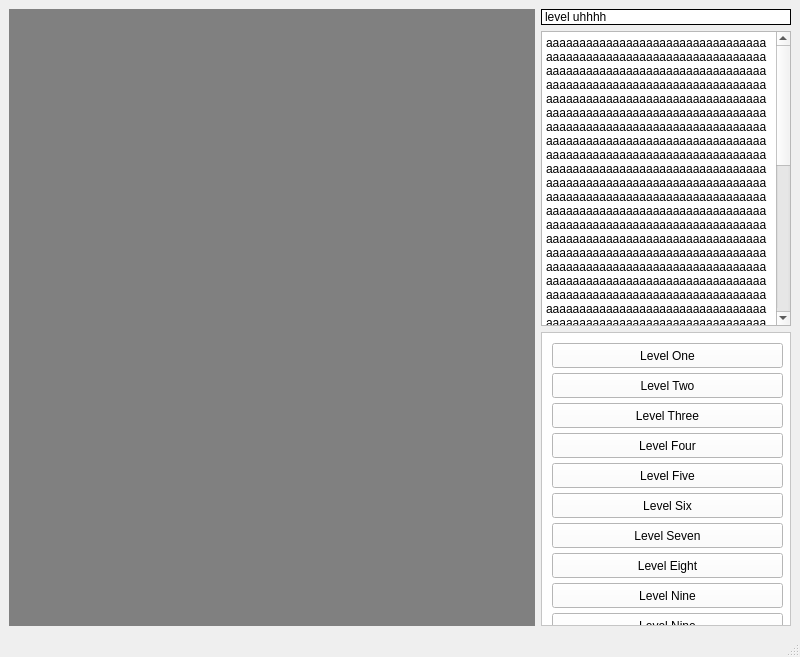
<?xml version="1.0" encoding="UTF-8"?>
<ui version="4.0">
 <class>MainWindow</class>
 <widget class="QMainWindow" name="MainWindow">
  <property name="geometry">
   <rect>
    <x>0</x>
    <y>0</y>
    <width>800</width>
    <height>657</height>
   </rect>
  </property>
  <property name="windowTitle">
   <string>MainWindow</string>
  </property>
  <widget class="QWidget" name="centralwidget">
   <property name="sizePolicy">
    <sizepolicy hsizetype="Expanding" vsizetype="Expanding">
     <horstretch>0</horstretch>
     <verstretch>0</verstretch>
    </sizepolicy>
   </property>
   <layout class="QHBoxLayout" name="horizontalLayout">
    <item>
     <widget class="QWidget" name="GameScence" native="true">
      <property name="sizePolicy">
       <sizepolicy hsizetype="Expanding" vsizetype="Expanding">
        <horstretch>1</horstretch>
        <verstretch>1</verstretch>
       </sizepolicy>
      </property>
      <property name="minimumSize">
       <size>
        <width>500</width>
        <height>500</height>
       </size>
      </property>
      <property name="styleSheet">
       <string notr="true">background-color: gray;</string>
      </property>
     </widget>
    </item>
    <item>
     <layout class="QVBoxLayout" name="verticalLayout" stretch="0,0,0">
      <property name="sizeConstraint">
       <enum>QLayout::SizeConstraint::SetMinimumSize</enum>
      </property>
      <item alignment="Qt::AlignmentFlag::AlignRight">
       <widget class="QLabel" name="label">
        <property name="sizePolicy">
         <sizepolicy hsizetype="Fixed" vsizetype="Preferred">
          <horstretch>0</horstretch>
          <verstretch>0</verstretch>
         </sizepolicy>
        </property>
        <property name="minimumSize">
         <size>
          <width>250</width>
          <height>0</height>
         </size>
        </property>
        <property name="maximumSize">
         <size>
          <width>250</width>
          <height>16777215</height>
         </size>
        </property>
        <property name="styleSheet">
         <string notr="true">border-style: solid;
border-color: black;
border-width:1px;
background-color:white;</string>
        </property>
        <property name="text">
         <string>level uhhhh</string>
        </property>
       </widget>
      </item>
      <item alignment="Qt::AlignmentFlag::AlignRight">
       <widget class="QTextBrowser" name="LevelDescription">
        <property name="sizePolicy">
         <sizepolicy hsizetype="Fixed" vsizetype="Expanding">
          <horstretch>0</horstretch>
          <verstretch>0</verstretch>
         </sizepolicy>
        </property>
        <property name="minimumSize">
         <size>
          <width>250</width>
          <height>0</height>
         </size>
        </property>
        <property name="maximumSize">
         <size>
          <width>250</width>
          <height>16777215</height>
         </size>
        </property>
        <property name="html">
         <string>&lt;!DOCTYPE HTML PUBLIC &quot;-//W3C//DTD HTML 4.0//EN&quot; &quot;http://www.w3.org/TR/REC-html40/strict.dtd&quot;&gt;
&lt;html&gt;&lt;head&gt;&lt;meta name=&quot;qrichtext&quot; content=&quot;1&quot; /&gt;&lt;meta charset=&quot;utf-8&quot; /&gt;&lt;style type=&quot;text/css&quot;&gt;
p, li { white-space: pre-wrap; }
hr { height: 1px; border-width: 0; }
li.unchecked::marker { content: &quot;\2610&quot;; }
li.checked::marker { content: &quot;\2612&quot;; }
&lt;/style&gt;&lt;/head&gt;&lt;body style=&quot; font-family:'Sans Serif'; font-size:9pt; font-weight:400; font-style:normal;&quot;&gt;
&lt;p style=&quot; margin-top:0px; margin-bottom:0px; margin-left:0px; margin-right:0px; -qt-block-indent:0; text-indent:0px;&quot;&gt;&lt;span style=&quot; font-family:'Segoe UI';&quot;&gt;aaaaaaaaaaaaaaaaaaaaaaaaaaaaaaaaaaaaaaaaaaaaaaaaaaaaaaaaaaaaaaaaaaaaaaaaaaaaaaaaaaaaaaaaaaaaaaaaaaaaaaaaaaaaaaaaaaaaaaaaaaaaaaaaaaaaaaaaaaaaaaaaaaaaaaaaaaaaaaaaaaaaaaaaaaaaaaaaaaaaaaaaaaaaaaaaaaaaaaaaaaaaaaaaaaaaaaaaaaaaaaaaaaaaaaaaaaaaaaaaaaaaaaaaaaaaaaaaaaaaaaaaaaaaaaaaaaaaaaaaaaaaaaaaaaaaaaaaaaaaaaaaaaaaaaaaaaaaaaaaaaaaaaaaaaaaaaaaaaaaaaaaaaaaaaaaaaaaaaaaaaaaaaaaaaaaaaaaaaaaaaaaaaaaaaaaaaaaaaaaaaaaaaaaaaaaaaaaaaaaaaaaaaaaaaaaaaaaaaaaaaaaaaaaaaaaaaaaaaaaaaaaaaaaaaaaaaaaaaaaaaaaaaaaaaaaaaaaaaaaaaaaaaaaaaaaaaaaaaaaaaaaaaaaaaaaaaaaaaaaaaaaaaaaaaaaaaaaaaaaaaaaaaaaaaaaaaaaaaaaaaaaaaaaaaaaaaaaaaaaaaaaaaaaaaaaaaaaaaaaaaaaaaaaaaaaaaaaaaaaaaaaaaaaaaaaaaaaaaaaaaaaaaaaaaaaaaaaaaaaaaaaaaaaaaaaaaaaaaaaaaaaaaaaaaaaaaaaaaaaaaaaaaaaaaaaaaaaaaaaaaaaaaaaaaaaaaaaaaaaaaaaaaaaaaaaaaaaaaaaaaaaaaaaaaaaaaaaaaaaaaaaaaaaaaaaaaaaaaaaaaaaaaaaaaaaaaaaaaaaaaaaaaaaaaaaaaaaaaaaaaaaaaaaaaaaaaaaaaaaaaaaaaaaaaaaaaaaaaaaaaaaaaaaaaaaaaaaaaaaaaaaaaaaaaaaaaaaaaaaaaaaaaaaaaaaaaaaaaaaaaaaaaaaaaaaaaaaaaaaaaaaaaaaaaaaaaaaaaaaaaaaaaaaaaaaaaaaaaaaaaaaaaaaaaaaaaaaaaaaaaaaaaaaaaaaaaaaaaaaaaaaaaaaaaaaaaaaaaaaaaaaaaaaaaaaaaaaaaaaaaaaaaaaaaaaaaaaaaaaaaaaaaaaaaaaaaaaaaaaaaaaaaaaaaaaaaaaaaaaaaaaaaaaaaaaaaaaaaaaaaaaaaaaaaaaaaaaaaaaaaaaaaaaaaaaaaaaaaaaaaaaaaaaaaaaaaaaaaaaaaaaaaaaaaaaaaaaaaaaaaaaaaaaaaaaaaaaaaaaaaaaaaaaaaaaaaaaaaaaaaaaaaaaaaaaaaaaaaaaaaaaaaaaaaaaaaaaaaaaaaaaaaaaaaaaaaaaaaaaaaaaaaaaaaaaaaaaaaaaaaaaaaaaaaaaaaaaaaaaaaaaaaaaaaaaaaaaaaaaaaaaaaaaaaaaaaaaaaaaaaaaaaaaaaaaaaaaaaaaaaaaaaaaaaaaaaaaaaaaaaaaaaaaaaaaaaaaaaaaaaaa&lt;/span&gt;&lt;/p&gt;&lt;/body&gt;&lt;/html&gt;</string>
        </property>
       </widget>
      </item>
      <item alignment="Qt::AlignmentFlag::AlignRight">
       <widget class="QScrollArea" name="LevelSelect">
        <property name="sizePolicy">
         <sizepolicy hsizetype="Maximum" vsizetype="Expanding">
          <horstretch>0</horstretch>
          <verstretch>0</verstretch>
         </sizepolicy>
        </property>
        <property name="minimumSize">
         <size>
          <width>250</width>
          <height>0</height>
         </size>
        </property>
        <property name="maximumSize">
         <size>
          <width>250</width>
          <height>16777215</height>
         </size>
        </property>
        <property name="styleSheet">
         <string notr="true">background-color:white;</string>
        </property>
        <property name="widgetResizable">
         <bool>true</bool>
        </property>
        <widget class="QWidget" name="scrollAreaWidgetContents">
         <property name="geometry">
          <rect>
           <x>0</x>
           <y>0</y>
           <width>248</width>
           <height>279</height>
          </rect>
         </property>
         <widget class="QPushButton" name="level_1">
          <property name="geometry">
           <rect>
            <x>10</x>
            <y>10</y>
            <width>231</width>
            <height>25</height>
           </rect>
          </property>
          <property name="text">
           <string>Level One</string>
          </property>
         </widget>
         <widget class="QPushButton" name="level_2">
          <property name="geometry">
           <rect>
            <x>10</x>
            <y>40</y>
            <width>231</width>
            <height>25</height>
           </rect>
          </property>
          <property name="text">
           <string>Level Two</string>
          </property>
         </widget>
         <widget class="QPushButton" name="level_3">
          <property name="geometry">
           <rect>
            <x>10</x>
            <y>70</y>
            <width>231</width>
            <height>25</height>
           </rect>
          </property>
          <property name="text">
           <string>Level Three</string>
          </property>
         </widget>
         <widget class="QPushButton" name="level_4">
          <property name="geometry">
           <rect>
            <x>10</x>
            <y>100</y>
            <width>231</width>
            <height>25</height>
           </rect>
          </property>
          <property name="text">
           <string>Level Four</string>
          </property>
         </widget>
         <widget class="QPushButton" name="level_5">
          <property name="geometry">
           <rect>
            <x>10</x>
            <y>130</y>
            <width>231</width>
            <height>25</height>
           </rect>
          </property>
          <property name="text">
           <string>Level Five</string>
          </property>
         </widget>
         <widget class="QPushButton" name="level_6">
          <property name="geometry">
           <rect>
            <x>10</x>
            <y>160</y>
            <width>231</width>
            <height>25</height>
           </rect>
          </property>
          <property name="text">
           <string>Level Six</string>
          </property>
         </widget>
         <widget class="QPushButton" name="level_7">
          <property name="geometry">
           <rect>
            <x>10</x>
            <y>190</y>
            <width>231</width>
            <height>25</height>
           </rect>
          </property>
          <property name="text">
           <string>Level Seven</string>
          </property>
         </widget>
         <widget class="QPushButton" name="level_8">
          <property name="geometry">
           <rect>
            <x>10</x>
            <y>220</y>
            <width>231</width>
            <height>25</height>
           </rect>
          </property>
          <property name="text">
           <string>Level Eight</string>
          </property>
         </widget>
         <widget class="QPushButton" name="level_9">
          <property name="geometry">
           <rect>
            <x>10</x>
            <y>250</y>
            <width>231</width>
            <height>25</height>
           </rect>
          </property>
          <property name="text">
           <string>Level Nine</string>
          </property>
         </widget>
         <widget class="QPushButton" name="level_10">
          <property name="geometry">
           <rect>
            <x>10</x>
            <y>280</y>
            <width>231</width>
            <height>25</height>
           </rect>
          </property>
          <property name="text">
           <string>Level Nine</string>
          </property>
         </widget>
        </widget>
       </widget>
      </item>
     </layout>
    </item>
   </layout>
  </widget>
  <widget class="QMenuBar" name="menubar">
   <property name="geometry">
    <rect>
     <x>0</x>
     <y>0</y>
     <width>800</width>
     <height>22</height>
    </rect>
   </property>
  </widget>
  <widget class="QStatusBar" name="statusbar"/>
 </widget>
 <resources/>
 <connections/>
</ui>
